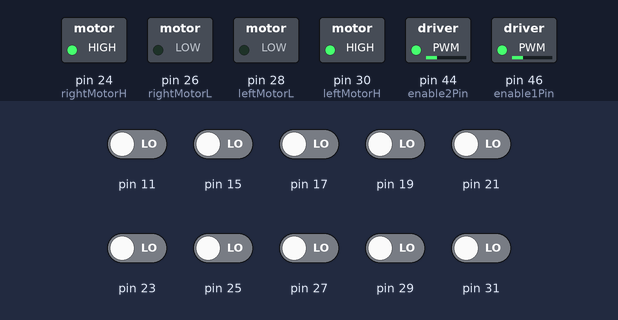
Recording of a sketch running on a simulated Arduino Mega 2560, built with avr-gcc and run on an emulated ATmega2560. Parts: switched loads named in the sketch (green lamp = pin HIGH). The inputs (shaded band) are chosen by the test bench; at power-on: pin 11, pin 15, pin 17, pin 19, pin 21, pin 23, pin 25, pin 27, pin 29, pin 31 LOW. What the sketch prints to the serial monitor is not drawn.

Above: at 19.5 s.
19.6 s: pin 19 driven HIGH
At 19.9 s:
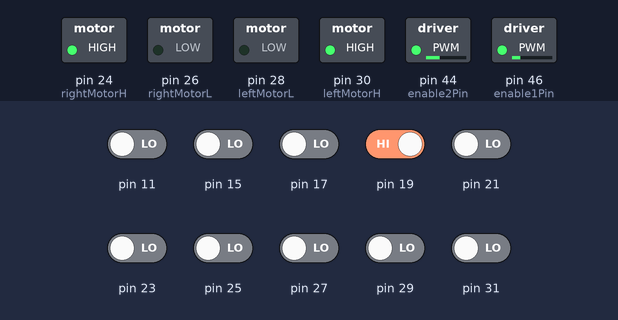
27.1 s: pin 19 driven LOW
At 28.1 s:
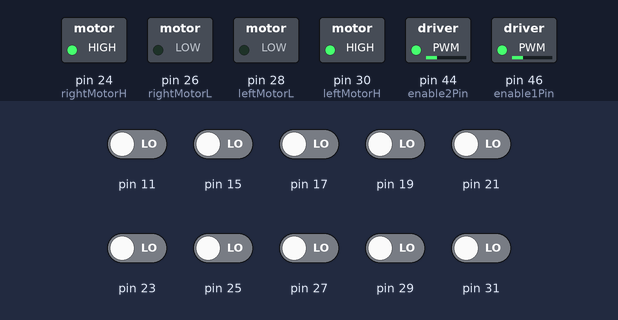
28.6 s: pin 25 driven HIGH
At 29.2 s:
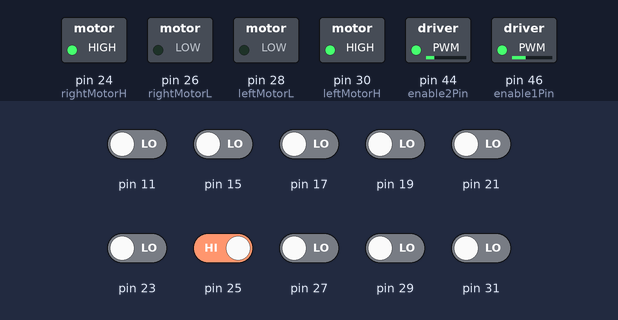
30.1 s: pin 25 driven LOW
At 31.4 s:
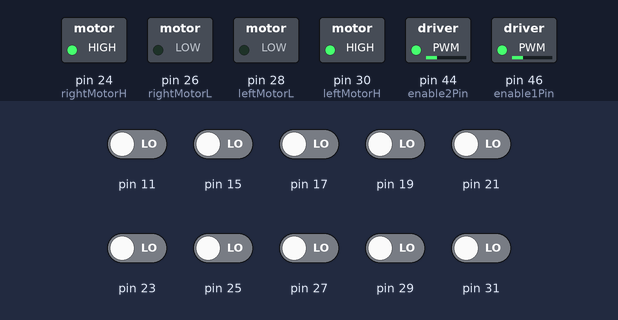
Timing chart, 0 to 32.6 s (numbered marks = the images above; inputs shaded):
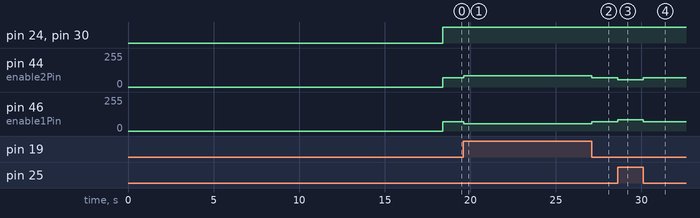

Measured:
- after the input at 19.6 s, pin 44 (enable2Pin): 70/255 → 86/255 at once; pin 46 (enable1Pin): 70/255 → 53/255 at once
- after the input at 27.1 s, pin 44 (enable2Pin): 86/255 → 70/255 at once; pin 46 (enable1Pin): 53/255 → 70/255 at once
- after the input at 28.6 s, pin 44 (enable2Pin): 70/255 → 53/255 at once; pin 46 (enable1Pin): 70/255 → 86/255 at once
- after the input at 30.1 s, pin 44 (enable2Pin): 53/255 → 70/255 at once; pin 46 (enable1Pin): 86/255 → 70/255 at once

The sketch:

QTRARawValuesExample_LFR.ino
```cpp
#include <QTRSensors.h>
#include <QTRSensors.h>
#define kp 0.0067  // find the best value speed controll
#define ki 0
#define kd 0
// This example is designed for use with six analog QTR sensors. These
// reflectance sensors should be connected to analog pins A0 to A5. The
// sensors' emitter control pin (CTRL or LEDON) can optionally be connected to
// digital pin 2, or you can leave it disconnected and remove the call to
// setEmitterPin().
//
// The main loop of the example reads the raw sensor values (uncalibrated). You
// can test this by taping a piece of 3/4" black electrical tape to a piece of
// white paper and sliding the sensor across it. It prints the sensor values to
// the serial monitor as numbers from 0 (maximum reflectance) to 1023 (minimum
// reflectance).

QTRSensors qtr;

const uint8_t SensorCount = 10;
uint16_t sensorValues[SensorCount];

int in1 = 30, in2 = 28, in3 = 26, in4 = 24, pwm1 = 46, pwm2 = 44;
int leftMotorH =30;
int leftMotorL =28;
int enable1Pin =46;
int rightMotorH =24;
int rightMotorL = 26;
int enable2Pin = 44;
float thres=500;

int max_value[12],min_value[12];
  int sensor_pins=10;
  int threshold_value[12];

void setup()
{
  // configure the sensors
    qtr.setTypeRC();//
  qtr.setSensorPins((const uint8_t[]){31, 29, 27, 25, 23, 21, 19, 17, 15,11}, SensorCount);
 // qtr.setEmitterPin(2);
qtr.read(sensorValues);
motor_setup();
callibrate();
  Serial.begin(115200);callibrate();
}

void motor_setup(){
  pinMode(leftMotorH, OUTPUT);
  pinMode(leftMotorL, OUTPUT);
  pinMode(enable1Pin, OUTPUT);
  pinMode(rightMotorH, OUTPUT);
  pinMode(rightMotorL, OUTPUT);
  pinMode(enable2Pin, OUTPUT);

}

void  callibrate()
{

  for(int i=0;i<sensor_pins;i++)
  {
     min_value[i]=2500;
     max_value[i]=0;
     Serial.print(min_value[i]);
     Serial.println(max_value[i]);
  }
  for( int i=0;i<3000;i++)
  {
    /*digitalWrite(in1,HIGH);
    digitalWrite(in2,LOW);
    analogWrite(enA,50);
    digitalWrite(in1,LOW);
    digitalWrite(in1,HIGH);
    analogWrite(enB,50);*/
  qtr.read(sensorValues);
  for(int i=0;i<sensor_pins;i++){
    if(sensorValues[i]<min_value[i]){
        min_value[i]=sensorValues[i];//Serial.print(sensorValues[i]);Serial.print("    ");
       // Serial.print(min_value[i]);Serial.print(" MIN ");
       // Serial.println(max_value[i]);
      }
    if(sensorValues[i]>max_value[i])
      {
        max_value[i]=sensorValues[i];//Serial.print(sensorValues[i]);Serial.print("    ");
        //Serial.print(min_value[i]);
        //Serial.print(" MAX ");
        //Serial.println(max_value[i]);
      }
    }
  }
  for(int i=0;i<sensor_pins;i++)
  {
    Serial.print(min_value[i]);Serial.print("         ");
    Serial.println(max_value[i]);
    threshold_value[i]=(min_value[i]+max_value[i])/2;
    Serial.print(threshold_value[i]);Serial.print("  ");
  }Serial.println("");
}

void loop()
{
  qtr.read(sensorValues);
  for(int i=0;i<sensor_pins;i++){
    // if(sensorValues[i]<threshold_value[i]){
    //   Serial.print('0');
    // }
    // else Serial.print('1');
    Serial.print(sensorValues[i]);Serial.print(" ");

  }Serial.println("");
  // read raw sensor values
  //uint16_t Position = qtr.readLineBlack(sensorValues);
  //Serial.println(Position);

  // print the sensor values as numbers from 0 to 1023, where 0 means maximum
  // reflectance and 1023 means minimum reflectance
 /* for (uint8_t i = 0; i < SensorCount; i++)
  {
    Serial.print(sensorValues[i]);
    Serial.print('\t');
  }
  Serial.println();
*/
pid();
  //delay(250);
}
```

pid.ino
```cpp
void pid(){
  float motor_speed,speed=70,left_motor_speed,right_motor_speed,MaxSpeed=100;
  //float kp = speed / 4500;
  int error,last_error=0;
 // uint16_t position_black = qtr.readLineBlack(sensorValues);

  error=sensorValues[3]-sensorValues[6];
  float P=error;
  float I=I+error;
  float D=error-last_error;
  last_error=error;
  motor_speed = kp * P + ki * I + kd * D;
  left_motor_speed=speed+motor_speed;
  right_motor_speed=speed-motor_speed;
  if (right_motor_speed > MaxSpeed) right_motor_speed = MaxSpeed;  // prevent the motor from going beyond max speed
  if (left_motor_speed > MaxSpeed) left_motor_speed = MaxSpeed;    // prevent the motor from going beyond max speed
  if (right_motor_speed < 0) right_motor_speed = 0;
  if (left_motor_speed < 0) left_motor_speed = 0;
 // Serial.print("    ");
  //Serial.print(left_motor_speed);
  //Serial.print("    ");
  //Serial.println(right_motor_speed);
  Run(1,left_motor_speed,1);
  Run(2,right_motor_speed,1);
 // Serial.print( P ); Serial.println(' ');
  //Serial.println(kd * D);
}
```

run.ino
```cpp
bool pin1,pin2;

void Run(int motor,float speed,int direction){
  if(direction==1){
    pin1=HIGH;
    pin2=LOW;
  }
  if(direction==0){
    pin1=LOW;
    pin2=HIGH;
  }
  if(motor==1){
    digitalWrite(leftMotorH, pin1);
    digitalWrite(leftMotorL, pin2);
    //ledcWrite(pwmChannel, speed);
    analogWrite( enable1Pin,speed);
  }
  if(motor==2){
    digitalWrite(rightMotorH,pin1);
    digitalWrite(rightMotorL,pin2);
    //ledcWrite(pwmChannel2,speed);
    analogWrite(enable2Pin,speed);
  }
}


void left_90() {
  int i;//wait();delay(500);
for (i = 1; i < 500; i++) {
    Run(1, 50, 0);  //left
    Run(2, 50, 1); //delay(20);
    //delay(100); //right
    uint16_t Position = qtr.readLineBlack(sensorValues);
    if (Position > 4000 && Position < 5000){
      Run(1, 50, 1);  //left
      Run(2, 50, 0);delay(100);
      Run(1, 0, 1);  //left
      Run(2, 0, 0);delay(200);
      break;
    }
  }
}
void right_90() {
  int i;//
  for (i = 1; i < 500; i++) {
    Run(1, 50, 1);  //left
    Run(2, 50, 0);  //right
    //delay(20);
    uint16_t Position = qtr.readLineBlack(sensorValues); //Serial.print("   ");Serial.print(Position);
    if (Position > 4000 && Position < 5000) {
      Run(1, 50, 0);  //left
      Run(2, 50, 1);delay(100);
      Run(1, 0, 0);  //left
      Run(2, 0, 1);delay(200);
    break;
    }
  }
}

void u_turn() {
  int i;
  for (i = 1; i < 60; i++) {
    Run(1, 150, 0);
    Run(2, 150, 1);
    delay(20);
    uint16_t Position = qtr.readLineBlack(sensorValues); //Serial.print("   ");Serial.print(Position);
    if (Position > 4000 && Position < 5000) break;
  }
}


void right_30() {
  int i;//
  for (i = 1; i < 500; i++) {
    Run(1, 150, 1);  //left
    Run(2, 0, 0);delay(10000);  //right
    //delay(100);
    uint16_t Position = qtr.readLineBlack(sensorValues); //Serial.print("   ");Serial.print(Position);
    if (Position > 4000 && Position < 5000) {
      //break;
      Run(1, 0, 0);  //left
    Run(2, 0, 1);delay(10000);
    }
  }
}
```
